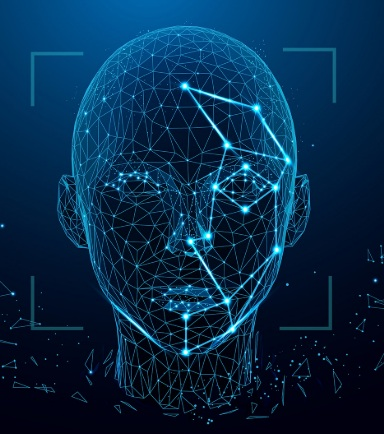
#> input picture face_jpeg.jpg, 384 x 434 px, given as the content of the folder  ML_tecniche_avanzate/Face Detection per Fotocamere Digitali, which was not available
$ jupyter execute --allow-errors 'Face_detection_LucaMarletta'"'"'s Computer Vision_project.ipynb'   (shell and % lines are left out)   (text cells are left out)
#> lines starting #> are read from the running program, lines starting #| are printed output that depends on the picture; pictures that were not available may be replaced by others from this repository, and a replacement may not be noted
[cell 1]
import os
import cv2
import numpy as np
import pandas as pd
import matplotlib.pyplot as plt
from google.colab.patches import cv2_imshow
import pickle
from skimage.feature import hog
from sklearn.model_selection import train_test_split
from sklearn.svm import SVC
from sklearn.metrics import accuracy_score, precision_score, recall_score, f1_score, confusion_matrix, classification_report
from skimage.feature import hog
from imutils.object_detection import non_max_suppression

from google.colab import drive
mount_point=drive.mount('/content/drive')
print("\nGOOGLE DRIVE E' STATO CARICATO CON SUCCESSO")
print("\nSPOSTAMENTO VERSO LA DIRECTORY DI LAVORO")
%cd /content/drive/MyDrive/02. Profession AI/g. ML_tecniche_avanzate/Face Detection per Fotocamere Digitali

print("\nCARTELLA DI LAVORO CORRENTE:\n", os.getcwd())
print("\nFILE PRESENTE NELLA DIRECTORY DI LAVORO:")

for file in os.listdir():
  print("- ", file)

[cell 2]
#credenziali Kaggle
KAGGLE_USERNAME = "XXXXXXXXXXXX"
KAGGLE_KEY = "XXXXXXXXXXXX"
os.environ['KAGGLE_USERNAME'] = KAGGLE_USERNAME
os.environ['KAGGLE_KEY'] = KAGGLE_KEY

#DATASET POSITIVO (SOLO VOLTI)
#fairface dataset
#!kaggle datasets download -d mehmoodsheikh/fairface-dataset
#!mv fairface-dataset.zip kaggle_dataset_project && cd kaggle_dataset_project && unzip fairface-dataset.zip && rm -i fairface-dataset.zip

# Landscapes dataset (negativi)
# !kaggle datasets download -d arnaud58/landscape-pictures
#!mkdir kaggle_dataset_project && mv landscape.zip kaggle_dataset_project && cd kaggle_dataset_project && unzip landscape.zip && rm landscape.zip

# # Rooms (negativi)
# !kaggle datasets download -d robinreni/house-rooms-image-dataset
# !mv house-rooms-image-dataset.zip kaggle_dataset_project && cd kaggle_dataset_project && unzip house-rooms-image-dataset.zip && rm -i house-rooms-image-dataset.zip

# # Animals(negativi)
#!kaggle datasets download -d iamsouravbanerjee/animal-image-dataset-90-different-animals
#!mv animal-image-dataset-90-different-animals.zip kaggle_dataset_project && cd kaggle_dataset_project && unzip animal-image-dataset-90-different-animals.zip && rm -i animal-image-dataset-90-different-animals.zip

# CIHP (negativi) - corpi segmentati senza volto
#!cd kaggle_dataset_project && unzip CIHP_negatives.zip && rm -i CIHP_negatives.zip

[cell 3]
face_base_dir = "/content/drive/MyDrive/02. Profession AI/g. ML_tecniche_avanzate/Face Detection per Fotocamere Digitali/kaggle_dataset_project/FairFace"  # percorso assoluto al Dataset dei volti
positive_base_dir_files = os.listdir(face_base_dir)
positive_base_dir_files

[cell 4]
face_num_train=6000
train_faces_images=[]

for i in positive_base_dir_files:
    full_path = os.path.join(face_base_dir, i)
    if i.endswith("train") and (os.path.isdir(full_path)):
      images_paths=full_path
      for file in os.listdir(images_paths):
        for num_face in range(0, face_num_train+1):
          if file == f"{num_face}.jpg":
            face_path=os.path.join(images_paths, file)
            print(face_path)
            face = cv2.imread(face_path)
            train_faces_images.append(face)

#esportazine su file
#  with open('train_faces_images_6000faces.pkl', 'wb') as f:
#   pickle.dump(train_faces_images, f)

#> (a cell that did not finish here is left out)

#> (a cell that did not finish here is left out)

[cell 7]
hog_face_fv=[]
hog_face_image=[]

for i in train_faces_images:
  if i is not None: # Add check here
    gray = cv2.cvtColor(i, cv2.COLOR_BGR2GRAY)
    hogfv, hog_image = hog(gray,
                           orientations=9,
                           pixels_per_cell=(16, 16),
                           cells_per_block=(2, 2),
                           visualize=True)
    hog_face_fv.append(hogfv)
    hog_face_image.append(hog_image)
  else:
    print("Warning: Non è stato possibile caricare l'immagine")

#creazione dataframe elementi positivi (classe 1 = volti)
positive_class=[]
for _ in range(1,(len(hog_face_fv)+1)):
  positive_class.append(1)
positive_class_df=pd.DataFrame(positive_class, columns=["class"])
hog_face_fv_df= pd.DataFrame(hog_face_fv)
hog_face_fv_df=pd.concat([hog_face_fv_df,positive_class_df], axis=1)
hog_face_fv_df

# with open('hogfeatures_5999faces.pkl', 'wb') as f:
#   pickle.dump(hog_face_fv_df, f)

#> (a cell that did not finish here is left out)

[cell 9]
hog_face_fv_df

[cell 10]
#!cd kaggle_dataset_project && unzip landscape_rooms_animals.zip && rm -i landscape_rooms_animals.zip

[cell 11]
no_face_dataset = "/content/drive/MyDrive/02. Profession AI/g. ML_tecniche_avanzate/Face Detection per Fotocamere Digitali/kaggle_dataset_project/landscape_rooms_animals_body"  # percorso assoluto alla cartella
no_face_images = []
for i in os.listdir(no_face_dataset)[:10]:
    image_path = os.path.join(no_face_dataset, i)
    image = cv2.imread(image_path)
#> image is the input picture: shape (434, 384, 3); mean B, G, R 73.5, 42, 6.5
    image = cv2.resize(image, (224, 224))
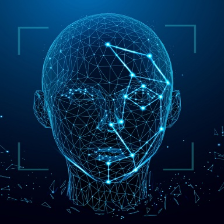
#> image: shape (224, 224, 3); mean B, G, R 73.3, 41.9, 6.4
    if image is not None:
        no_face_images.append(image)

[cell 12]
for i in no_face_images[3:5]:
  print(i.shape)
  cv2_imshow(i)
#> this loop made 0 passes

#> (a cell that did not finish here is left out)

#> (a cell that did not finish here is left out)

#> (a cell that did not finish here is left out)

[cell 16]
# 1. Definizione dei percorsi di input e output (invariati)
input_root = "/content/drive/MyDrive/02. Profession AI/g. ML_tecniche_avanzate/Face Detection per Fotocamere Digitali/kaggle_dataset_project/Human Segmentation"
output_root = "/content/drive/MyDrive/02. Profession AI/g. ML_tecniche_avanzate/Face Detection per Fotocamere Digitali/kaggle_dataset_project/Human Segmentation/output_no_faces"
# 2. Mappa dei colori delle maschere .png
color_map = {
    "Men I": (0, 255, 0),
    "Men II": (0, 255, 0),
    "Men Neuro": (0, 255, 0),
    "Women I": (255, 255, 255),
    "Women II": (0, 255, 0),
    "Women III": (0, 255, 0),
    "Women IV": (0, 255, 0)}
# 3. Creazione della cartella di output
print(f"La cartella di output sarà: {output_root}")
os.makedirs(output_root, exist_ok=True)
print("Cartella di output creata o già esistente.")
# 4. Scansione delle cartelle principali nel dataset
print("\nInizio del processo di elaborazione (versione corretta)...")
for category_folder in os.listdir(input_root):
    if category_folder in color_map:
        print(f"\n--- Elaborazione della cartella: {category_folder} ---")
        category_path = os.path.join(input_root, category_folder)
        if not os.path.isdir(category_path):
            continue
        target_color_bgr = np.array(color_map[category_folder], dtype=np.uint8)
        # 5. Itera su ogni file nella cartella di categoria
        files_processed = 0
        for filename in os.listdir(category_path):
            if filename.lower().endswith((".jpg", ".jpeg")):
                image_path = os.path.join(category_path, filename)
                # Costruisce il nome della maschera corrispondente
                base_filename, _ = os.path.splitext(filename)
                mask_filename = base_filename + ".png"
                # Cerca la maschera nella STESSA cartella
                mask_path = os.path.join(category_path, mask_filename)
                if not os.path.exists(mask_path):
                    continue
                try:
                    original_image = cv2.imread(image_path)
                    mask_image = cv2.imread(mask_path)
                    if original_image is None or mask_image is None:
                        print(f"ERRORE: Impossibile leggere immagine o maschera per {filename}. Salto.")
                        continue
                    if original_image.shape[:2] != mask_image.shape[:2]:
                         mask_image = cv2.resize(mask_image, (original_image.shape[1], original_image.shape[0]), interpolation=cv2.INTER_NEAREST)
                    condition = np.all(mask_image == target_color_bgr, axis=2)
                    original_image[condition] = [0, 0, 0]
                    output_path = os.path.join(output_root, filename)
                    cv2.imwrite(output_path, original_image)
                    files_processed += 1
                except Exception as e:
                    print(f"Si è verificato un errore durante l'elaborazione di {filename}: {e}")
        if files_processed > 0:
            print(f"Elaborati e salvati {files_processed} file.")
        else:
            print("Nessun file immagine/maschera corrispondente trovato in questa cartella.")
print("\n--- Processo completato! ---")
print(f"Tutte le immagini elaborate sono state salvate in: {output_root}")

[cell 17]
no_facebody_dataset = "/content/drive/MyDrive/02. Profession AI/g. ML_tecniche_avanzate/Face Detection per Fotocamere Digitali/kaggle_dataset_project/Human_Segmentation/output_no_faces"
no_facebody_images = []
#> (the rest of this cell did not finish here and is left out)

[cell 18]
print(len(no_facebody_images))
for i in no_facebody_images[0:3]:
  print(i.shape)
  cv2_imshow(i)

[cell 19]
no_boydface_images_fv=[]
no_boydface_images_fv_image=[]
for i in no_facebody_images:
  gray = cv2.cvtColor(i, cv2.COLOR_BGR2GRAY)
  hogfv, hog_image = hog(gray,
                         orientations=9,
                         pixels_per_cell=(16, 16),
                         cells_per_block=(2, 2),
                         visualize=True)
  no_boydface_images_fv.append(hogfv)
  no_boydface_images_fv_image.append(hog_image)
#> after the loop, no_boydface_images_fv = []; no_boydface_images_fv_image = []

#creazione array di 0
negative_class=[]
for _ in range(1,(146+1)):
  negative_class.append(0)
negative_class_df=pd.DataFrame(negative_class, columns=["class"])
hog_no_bodyface_images_fv_df= pd.DataFrame(no_boydface_images_fv)
#> hog_no_bodyface_images_fv_df = table of 0 rows and 0 columns
hog_no_bodyface_images_fv_df=pd.concat([hog_no_bodyface_images_fv_df,negative_class_df], axis=1)
#> hog_no_bodyface_images_fv_df = table of 146 rows and 1 columns
hog_no_bodyface_images_fv_df
#> Out = table of 146 rows and 1 columns

#**Esportazione df Hog Features (negativi)**
# with open('hogfeatures_146nobodyfaces.pkl', 'wb') as f:
#   pickle.dump(hog_no_bodyface_images_fv_df, f)

#> (a cell that did not finish here is left out)

#> (a cell that did not finish here is left out)

[cell 22]
CIHPnoface_dataset = "/content/drive/MyDrive/02. Profession AI/g. ML_tecniche_avanzate/Face Detection per Fotocamere Digitali/kaggle_dataset_project/CIHP_negatives"
CIHPnoface_image = []
for i in os.listdir(CIHPnoface_dataset):
    image_path = os.path.join(CIHPnoface_dataset, i)
    image = cv2.imread(image_path)
    image = cv2.resize(image, (224, 224))
    if image is not None:
        CIHPnoface_image.append(image)

[cell 23]
print(len(CIHPnoface_image))
#| 1
for i in CIHPnoface_image[0:3]:
  print(i.shape)
  cv2_imshow(i)
#> this loop made 1 pass
#| (224, 224, 3)

[cell 24]
CIHPnoface_fv=[]
CIHPnoface_fv_image=[]
for i in CIHPnoface_image:
  gray = cv2.cvtColor(i, cv2.COLOR_BGR2GRAY)
  hogfv, hog_image = hog(gray,
                         orientations=9,
                         pixels_per_cell=(16, 16),
                         cells_per_block=(2, 2),
                         visualize=True)
  CIHPnoface_fv.append(hogfv)
  CIHPnoface_fv_image.append(hog_image)
#> this loop made 1 pass
#> pass 1, `gray = cv2.cvtColor(i, cv2.COLOR_BGR2GRAY)`:
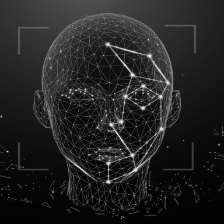
#> gray: shape (224, 224); min 1, max 245, mean 34.8
#> pass 1, `hogfv, hog_image = hog(gray, orientations=9, pixels_per_cell=(16, 16),..`:
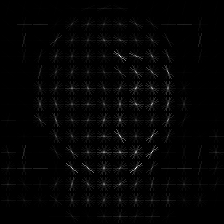
#> hog_image: shape (224, 224) float64; min 0, max 60.88, mean 1.1; drawn with min black and max white
#> after the loop, CIHPnoface_fv = 1 item; CIHPnoface_fv_image = 1 item

#creazione array di 0
negative_class=[]
for _ in range(1,(len(CIHPnoface_image)+1)):
  negative_class.append(0)
#> after the loop, negative_class = [0]
negative_class_df=pd.DataFrame(negative_class, columns=["class"])
#> negative_class_df = table of 1 rows and 1 columns

hog_CIHPnoface_fv_df= pd.DataFrame(CIHPnoface_fv)
#> hog_CIHPnoface_fv_df = table of 1 rows and 6084 columns
hog_CIHPnoface_fv_df=pd.concat([hog_CIHPnoface_fv_df,negative_class_df], axis=1)
#> hog_CIHPnoface_fv_df = table of 1 rows and 6085 columns
hog_CIHPnoface_fv_df
#> Out = table of 1 rows and 6085 columns

# #**Esportazione df Hog Features (negativi)**
# with open('hog_CIHPnoface_fv_df3009.pkl', 'wb') as f:
#   pickle.dump(hog_CIHPnoface_fv_df, f)

#> (a cell that did not finish here is left out)

[cell 26]
hog_CIHPnoface_fv_df
#> Out = table of 1 rows and 6085 columns
